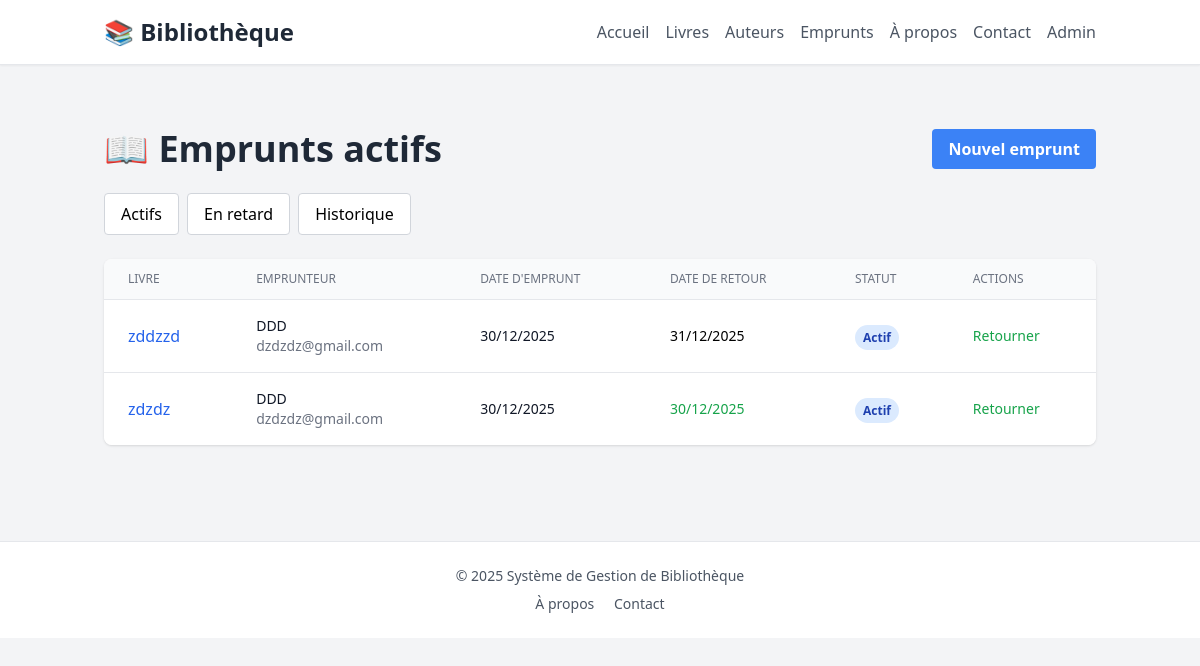
The app's page /loan/, older data.
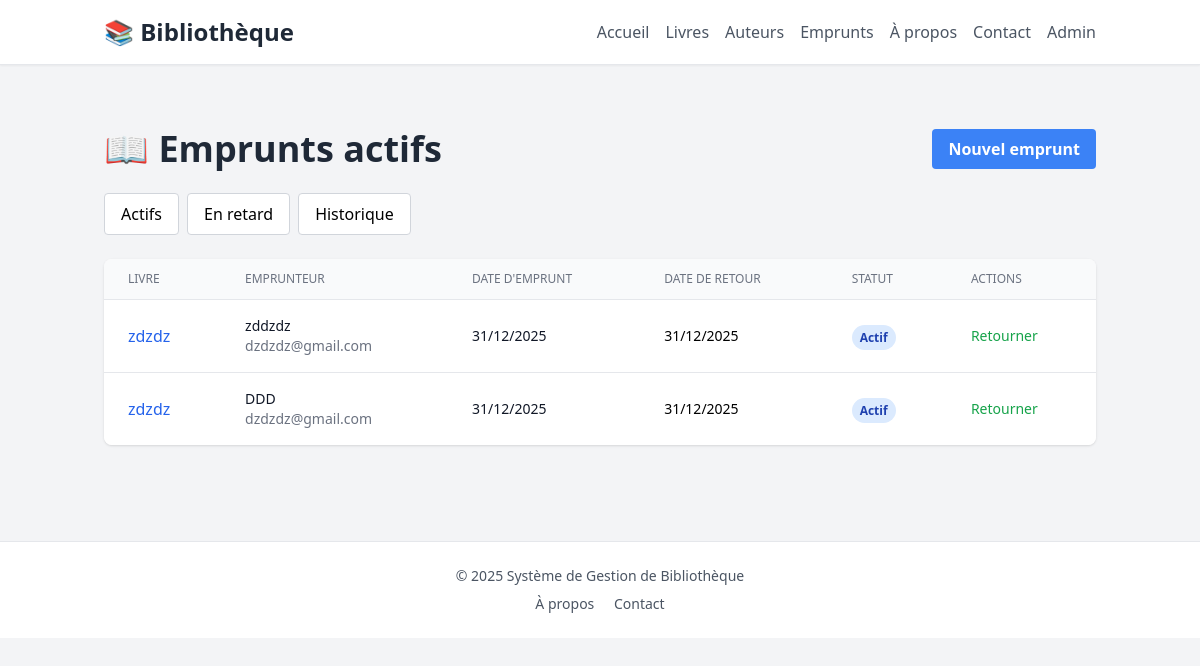
The same page, newer data.
### book/models/loan.py (models this page shows, shortened)
class Loan(models.Model):
    LOAN_STATUS_CHOICES = [
        ("active", "Actif"),
        ("returned", "Retourné"),
        ("overdue", "En retard"),
    ]
    book = models.ForeignKey(
        "Book", on_delete=models.PROTECT, related_name="loans", verbose_name="Livre"
    )
    borrower_name = models.CharField(
        max_length=255, verbose_name="Nom complet de l'emprunteur"
    )
    borrower_email = models.EmailField(verbose_name="Email de contact")
    library_card_number = models.CharField(
        max_length=50, verbose_name="Numéro de carte de bibliothèque"
    )
    loan_date = models.DateTimeField(
        auto_now_add=True, verbose_name="Date et heure de l'emprunt"
    )
    due_date = models.DateField(verbose_name="Date limite de retour")
    return_date = models.DateTimeField(
        null=True, blank=True, verbose_name="Date et heure de retour effectif"
    )
    status = models.CharField(
        max_length=20,
        choices=LOAN_STATUS_CHOICES,
        default="active",
        verbose_name="Statut de l'emprunt",
    )
    librarian_comments = models.TextField(
        blank=True, verbose_name="Commentaires du bibliothécaire"
    )
    class Meta:
        verbose_name = "Emprunt"
        verbose_name_plural = "Emprunts"
        ordering = ["-loan_date"]

### book/models/book.py (models this page shows, shortened)
class Book(models.Model):
    title = models.CharField(max_length=200, verbose_name="Titre")
    isbn = models.CharField(
        max_length=13,
        unique=True,
        verbose_name="ISBN-13",
        help_text="Code ISBN au format ISBN-13 (13 caractères)",
    )
    publication_year = models.IntegerField(
        verbose_name="Année de publication",
        validators=[MinValueValidator(1450), MaxValueValidator(2100)],
    )
    author = models.ForeignKey(
        "author.Author",
        on_delete=models.CASCADE,
        related_name="books",
        verbose_name="Auteur",
    )
    category = models.ForeignKey(
        "Category",
        on_delete=models.SET_NULL,
        null=True,
        blank=True,
        related_name="books",
        verbose_name="Catégorie",
    )
    total_copies = models.PositiveIntegerField(
        verbose_name="Nombre total d'exemplaires"
    )
    available_copies = models.PositiveIntegerField(
        verbose_name="Exemplaires disponibles"
    )
    description = models.TextField(blank=True, verbose_name="Description")
    language = models.CharField(
        max_length=50, default="Français", verbose_name="Langue"
    )
    pages = models.PositiveIntegerField(
        null=True, blank=True, verbose_name="Nombre de pages"
    )
    publisher = models.CharField(
        max_length=200, blank=True, verbose_name="Maison d'édition"
    )
    cover_image = models.ImageField(
        upload_to="book_covers/",
        null=True,
        blank=True,
        verbose_name="Image de couverture",
    )
    added_date = models.DateTimeField(
        auto_now_add=True, verbose_name="Date d'ajout au catalogue"
    )
    class Meta:
        verbose_name = "Livre"
        verbose_name_plural = "Livres"
        ordering = ["title"]

### book/loan_views.py (the view)
# urls.py: path('', loan_views.loan_list, name='list'),
def loan_list(request):
    loans = Loan.objects.filter(status="active").select_related("book")
    paginator = Paginator(loans, 20)
    page_number = request.GET.get("page", 1)
    page_obj = paginator.get_page(page_number)
    return render(
        request,
        "loan/loan_list.html",
        {"page_obj": page_obj, "loans": page_obj, "title": "Emprunts actifs"},
    )

### book/templates/loan/loan_list.html (shortened to what the changed rows need)
{% extends 'base.html' %}
{% block content %}
<div class="container mx-auto px-4 py-8">
    <div class="flex justify-between items-center mb-6">
        <h1 class="text-4xl font-bold text-gray-800">
            📖 {{ title }}
        </h1>
    </div>
    {% if loans %}
    <div class="bg-white rounded-lg shadow overflow-hidden">
        <table class="min-w-full divide-y divide-gray-200">
            <thead class="bg-gray-50">
                <tr>
                    <th class="px-6 py-3 text-left text-xs font-medium text-gray-500 uppercase">Livre</th>
                    <th class="px-6 py-3 text-left text-xs font-medium text-gray-500 uppercase">Emprunteur</th>
                    <th class="px-6 py-3 text-left text-xs font-medium text-gray-500 uppercase">Date d'emprunt</th>
                    <th class="px-6 py-3 text-left text-xs font-medium text-gray-500 uppercase">Date de retour</th>
                    <th class="px-6 py-3 text-left text-xs font-medium text-gray-500 uppercase">Statut</th>
                    <th class="px-6 py-3 text-left text-xs font-medium text-gray-500 uppercase">Actions</th>
                </tr>
            </thead>
            <tbody class="bg-white divide-y divide-gray-200">
                {% for loan in loans %}
                <tr class="hover:bg-gray-50">
                    <td class="px-6 py-4">
                        <a href="{% url 'book:detail' loan.book.id %}" class="text-blue-600 hover:text-blue-800 font-medium">
                            {{ loan.book.title }}
                        </a>
                    </td>
                    <td class="px-6 py-4">
                        <div class="text-sm font-medium text-gray-900">{{ loan.borrower_name }}</div>
                        <div class="text-sm text-gray-500">{{ loan.borrower_email }}</div>
                    </td>
                    <td class="px-6 py-4 text-sm text-gray-900">
                        {{ loan.loan_date|date:"d/m/Y" }}
                    </td>
                    <td class="px-6 py-4 text-sm">
                        {% if loan.return_date %}
                            <span class="text-green-600">{{ loan.return_date|date:"d/m/Y" }}</span>
                        {% else %}
                            <span class="{% if loan.due_date < today %}text-red-600 font-bold{% endif %}">
                                {{ loan.due_date|date:"d/m/Y" }}
                            </span>
                        {% endif %}
                    </td>
                    <td class="px-6 py-4">
                        {% if loan.status == 'active' %}
                            {% if loan.due_date < today %}
                                <span class="px-2 py-1 text-xs font-semibold rounded-full bg-red-100 text-red-800">
                                    En retard
                                </span>
                            {% else %}
                                <span class="px-2 py-1 text-xs font-semibold rounded-full bg-blue-100 text-blue-800">
                                    Actif
                                </span>
                            {% endif %}
                        {% else %}
                            <span class="px-2 py-1 text-xs font-semibold rounded-full bg-green-100 text-green-800">
                                Retourné
                            </span>
                        {% endif %}
                    </td>
                    <td class="px-6 py-4 text-sm">
                        {% if loan.status == 'active' %}
                            <a href="{% url 'loan:return' loan.id %}" class="text-green-600 hover:text-green-800 font-medium">
                                Retourner
                            </a>
                        {% endif %}
                    </td>
                </tr>
                {% endfor %}
            </tbody>
        </table>
    </div>
    {% else %}
    <div class="bg-white rounded-lg shadow p-8 text-center text-gray-500">
        Aucun emprunt trouvé.
    </div>
    {% endif %}
</div>
{% endblock %}

Row changes from the older to the newer data that the page shows:
no longer on this page (row edited): Loan: book "zddzzd", borrower_name "DDD", borrower_email "dzdzdz@gmail.com", loan_date "30/12/2025", due_date "31/12/2025", status "Actif"
no longer on this page (row edited): Loan: book "zdzdz", borrower_name "DDD", borrower_email "dzdzdz@gmail.com", loan_date "30/12/2025", return_date "30/12/2025", status "Actif"
added Loan: book "zdzdz", borrower_name "zddzdz", borrower_email "dzdzdz@gmail.com", loan_date "31/12/2025", due_date "31/12/2025", status "Actif"
added Loan: book "zdzdz", borrower_name "DDD", borrower_email "dzdzdz@gmail.com", loan_date "31/12/2025", due_date "31/12/2025", status "Actif"
